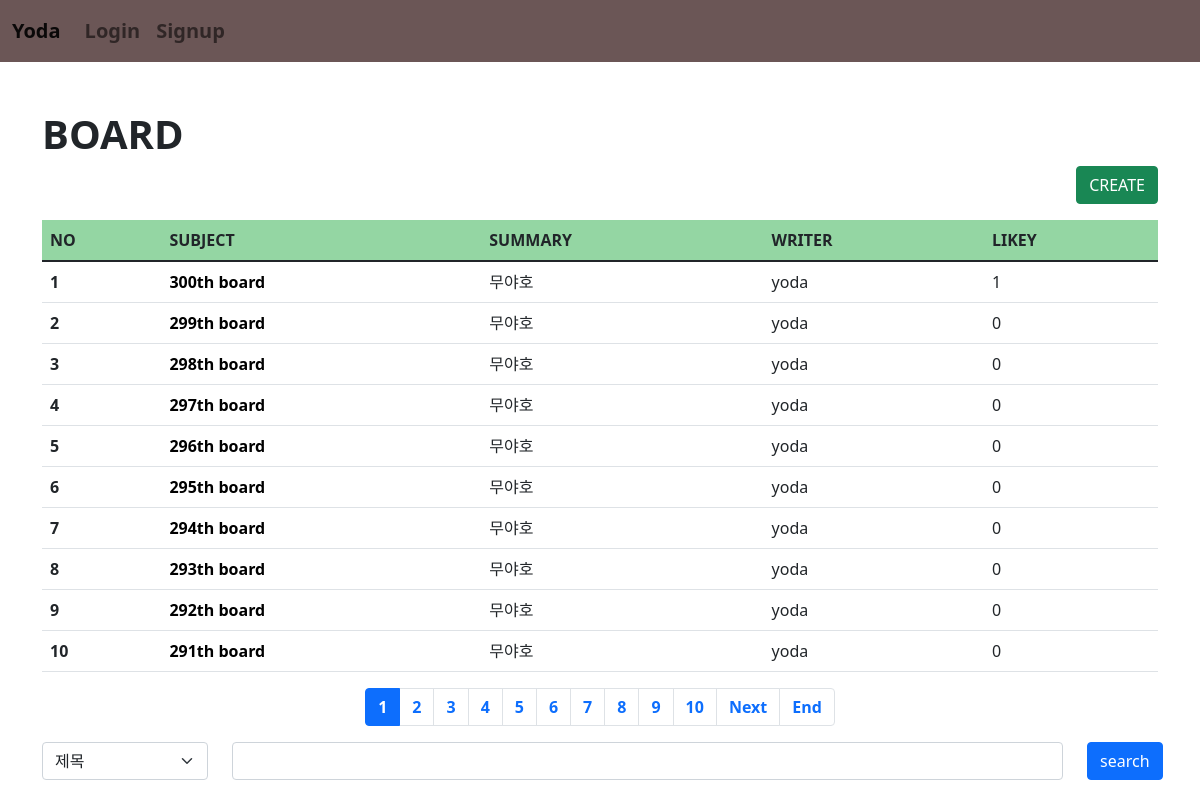
/board/, run on the app's committed database.
### board/models.py (models this page shows, shortened)
class Board(models.Model):
    subject = models.CharField(max_length=200)
    writer = models.CharField(max_length=100)
    content = models.TextField()
    pubdate = models.DateTimeField()
    likey = models.ManyToManyField(User,blank=True)
    def summary(self):
        if len(self.content)>=15:
            return self.content[:15] + " ..."
        return self.content

### board/views.py (the view)
# urls.py: path('',views.index,name="index"),
def index(request):
    b= Board.objects.all()
    page=request.GET.get("page",1)
    cate=request.GET.get("cate","")
    kw = request.GET.get("kw","")
    if kw:
        if cate=="sub":
            b=Board.objects.filter(subject__startswith=kw)
        elif cate=="wri":
            b=Board.objects.filter(writer=kw)
        elif cate=="con":
            b=Board.objects.filter(content__contains=kw)
        else:
            b= Board.objects.all()
    else:
        b= Board.objects.all()
    b=b.order_by("-pubdate")
    pag = Paginator(b,10)
    obj=pag.get_page(page)
    context={
        "blist":obj,
        "cate":cate,
        "kw":kw,
    }
    return render(request,"board/index.html",context)

### template/board/index.html (shortened to what this page needs)
{% extends 'base.html' %}
{% block content %}
{% load mathfilters %}
<div class="container mt-5 mb-5">
    <h1><b>BOARD</b></h1>
    <div class="text-end">
        <a href="{% url 'board:create' %}"><button class="btn btn-success">CREATE</button></a>
    </div>
    <table class="table table-hover mt-3">
        <thead style="background-color: rgba(53, 177, 82, 0.53);">
            <tr>
                <th scope="col">NO</th>
                <th scope="col">SUBJECT</th>
                <th scope="col">SUMMARY</th>
                <th scope="col">WRITER</th>
                <th scope="col">LIKEY</th>
            </tr>
        </thead>
        <tbody>
            {% for i in blist %}
                <tr>
                    <th scope="row">{{ blist.start_index|add:forloop.counter0 }}</th>
                    <td><a href="{% url 'board:detail' i.id %}">{{ i.subject }}</a></td>
                    <td>{{ i.summary }}</td>
                    <td>{{ i.writer }}</td>
                    <td>{{i.likey.count}}</td>
                </tr>
            {% endfor %}
        </tbody>
    </table>
    <nav aria-label="Page navigation example">
        <ul class="pagination justify-content-center">
            {% for i in blist.paginator.page_range %}
                {% if i >= blist.number|sub:1|intdiv:10|mul:10|add:1 and blist.number|sub:1|intdiv:10|add:1|mul:10 >= i %}
                    <li class="page-item {% if blist.number == i %}active{% endif %}"><a class="page-link" href="{% url 'board:index' %}?page={{i}}&cate={{cate}}&kw={{kw}}">{{i}}</a></li>
                {% endif %}
            {% endfor %}
            {% if blist.has_next %}
                <li class="page-item">
                    <a class="page-link" href="{% url 'board:index' %}?page={{blist.next_page_number}}&cate={{cate}}&kw={{kw}}">Next</a>
                </li>
                <li class="page-item">
                    <a class="page-link" href="{% url 'board:index' %}?page={{blist.paginator.num_pages}}&cate={{cate}}&kw={{kw}}">End</a>
                </li>
            {% endif %}
        </ul>
    </nav>
    <form>
        <div class="row text-center">
            <div class="col-lg-2">
                <select name="cate" class="form-select" aria-label="Default select example">
                    <option value="sub" {% if cate == "sub" %}selected{% endif %}>제목</option>
                </select>
            </div>
            <div class="col-lg-9">
                <input value="{{kw}}" name="kw" type="text" class="form-control">
            </div>
            <div class="col-lg-1">
                <button class="btn btn-primary">search</button>
            </div>
        </div>
    </form>
</div>
{% endblock %}

### template/board/index.html (style rules this page uses)
a { text-decoration: none; font-weight: bold; color:black; }

### data on the page
Board: start_index|add "1", subject "300th board", summary "무야호", writer "yoda", likey.count "1"
Board: start_index|add "2", subject "299th board", summary "무야호", writer "yoda", likey.count "0"
Board: start_index|add "3", subject "298th board", summary "무야호", writer "yoda", likey.count "0"
Board: start_index|add "4", subject "297th board", summary "무야호", writer "yoda", likey.count "0"
Board: start_index|add "5", subject "296th board", summary "무야호", writer "yoda", likey.count "0"
Board: start_index|add "6", subject "295th board", summary "무야호", writer "yoda", likey.count "0"
Board: start_index|add "7", subject "294th board", summary "무야호", writer "yoda", likey.count "0"
Board: start_index|add "8", subject "293th board", summary "무야호", writer "yoda", likey.count "0"
Board: start_index|add "9", subject "292th board", summary "무야호", writer "yoda", likey.count "0"
Board: start_index|add "10", subject "291th board", summary "무야호", writer "yoda", likey.count "0"

### other printed values
{{ i }} "1" "2" "3" "4" "5" "6" "7" "8" "9" "10"
